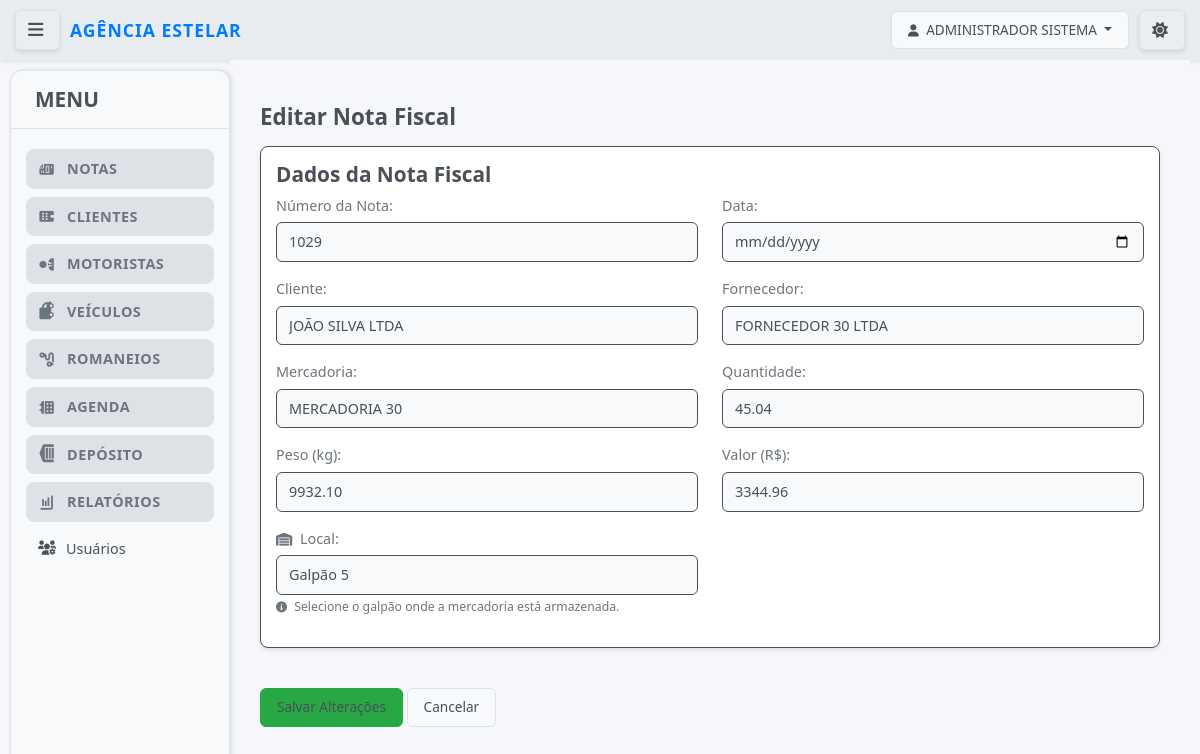
/notas/editar/404/ (signed in), run on the app's committed database.
### notas/models.py (models this page shows, shortened)
class UpperCaseMixin:
    def save(self, *args, **kwargs):
        for field in self._meta.fields:
            if hasattr(field, 'max_length') and hasattr(self, field.name):
                value = getattr(self, field.name)
                if value and isinstance(value, str):
                    exclude_fields = [
                        'email', 'password', 'username', 'cpf', 'cnpj',
                        'cnh', 'chassi', 'renavam', 'placa', 'cep',
                        'telefone', 'rntrc', 'numero_consulta', 'tipo_usuario',
                        'status'  # Adicionado para não converter status para maiúsculo
                    ]
                    if field.name not in exclude_fields:
                        setattr(self, field.name, value.upper())
        super().save(*args, **kwargs)

class Usuario(UpperCaseMixin, AbstractUser):
    TIPO_USUARIO_CHOICES = [
        ('admin', 'Administrador'),
        ('funcionario', 'Funcionário'),
        ('cliente', 'Cliente'),
    ]
    tipo_usuario = models.CharField(
        max_length=20,
        choices=TIPO_USUARIO_CHOICES,
        default='funcionario',
        verbose_name="Tipo de Usuário"
    )
    cliente = models.ForeignKey(
        Cliente,
        on_delete=models.CASCADE,
        null=True,
        blank=True,
        verbose_name="Cliente Vinculado"
    )
    telefone = models.CharField(max_length=20, blank=True, verbose_name="Telefone")
    ultimo_acesso = models.DateTimeField(null=True, blank=True, verbose_name="Último Acesso")
    REQUIRED_FIELDS = ['email', 'first_name', 'last_name']
    USERNAME_FIELD = 'username'
    is_authenticated = True
    is_anonymous = False
    objects = UsuarioManager()
    class Meta:
        verbose_name = "Usuário"
        verbose_name_plural = "Usuários"
        ordering = ['username']
    def get_full_name(self):
        return f"{self.first_name} {self.last_name}".strip()
    @property
    def is_admin(self):
        return self.tipo_usuario == 'admin'
    @property
    def is_cliente(self):
        return self.tipo_usuario == 'cliente'
    def can_access_funcionalidades(self):
        return self.is_admin or self.is_funcionario

class NotaFiscal(UpperCaseMixin, models.Model):
    cliente = models.ForeignKey(Cliente, on_delete=models.PROTECT, related_name='notas_fiscais', verbose_name="Cliente")
    nota = models.CharField(max_length=50, verbose_name="Número da Nota")
    data = models.DateField(verbose_name="Data de Emissão") # Nome 'data' mantido, era o que o Django esperava
    fornecedor = models.CharField(max_length=200, verbose_name="Fornecedor")
    mercadoria = models.CharField(max_length=200, verbose_name="Mercadoria")
    quantidade = models.DecimalField(max_digits=10, decimal_places=2, verbose_name="Quantidade")
    peso = models.DecimalField(max_digits=10, decimal_places=2, verbose_name="Peso (kg)")
    valor = models.DecimalField(max_digits=10, decimal_places=2, verbose_name="Valor (R$)")
    STATUS_NF_CHOICES = [ # Renomeado para evitar conflito com Cliente.STATUS_CHOICES
        ('Depósito', 'Depósito'),
        ('Enviada', 'Enviada'),
    ]
    status = models.CharField(max_length=20, default='Depósito', choices=STATUS_NF_CHOICES, verbose_name="Status da NF")
    LOCAL_CHOICES = [
        ('1', 'Galpão 1'),
        ('2', 'Galpão 2'),
        ('3', 'Galpão 3'),
        ('4', 'Galpão 4'),
        ('5', 'Galpão 5'),
    ]
    local = models.CharField(max_length=10, choices=LOCAL_CHOICES, blank=True, null=True, verbose_name="Local")
    romaneios = models.ManyToManyField(
        'RomaneioViagem',
        related_name='notas_vinculadas', # Related_name para evitar conflito
        blank=True,
        verbose_name="Romaneios Vinculados"
    )
    class Meta:
        verbose_name = "Nota Fiscal"
        verbose_name_plural = "Notas Fiscais"
        ordering = ['-data', 'nota']
        constraints = [
            UniqueConstraint(fields=['nota', 'cliente', 'mercadoria', 'quantidade', 'peso'],
                             name='unique_nota_fiscal_por_campos_chave')
        ]

### notas/views.py (the view)
# urls.py: path('editar/<int:pk>/', views.editar_nota_fiscal, name='editar_nota_fiscal'),
def editar_nota_fiscal(request, pk):
    nota = get_object_or_404(NotaFiscal, pk=pk)
    if request.method == 'POST':
        form = NotaFiscalForm(request.POST, instance=nota)
        if form.is_valid():
            form.save()
            messages.success(request, 'Nota fiscal atualizada com sucesso!')
            return redirect('notas:detalhes_nota_fiscal', pk=nota.pk)
        else:
            messages.error(request, 'Houve um erro ao atualizar a nota fiscal. Verifique os campos.')
    else:
        form = NotaFiscalForm(instance=nota)
    return render(request, 'notas/editar_nota.html', {'form': form, 'nota': nota})

### notas/models.py (called while the page is built)
    def __str__(self):
        return self.razao_social

### notas/templates/notas/editar_nota.html (shortened to what this page needs)
{% extends 'base.html' %}
{% block content %}
<div class="container mt-4">
    <h2>Editar Nota Fiscal</h2>
    <form method="post">
        <div class="card card-body mb-4">
            <h3>Dados da Nota Fiscal</h3>
            <div class="row">
                <div class="col-md-6 mb-3">
                    <label for="{{ form.nota.id_for_label }}" class="form-label">{{ form.nota.label }}:</label>
                    {{ form.nota }}
                </div>
                <div class="col-md-6 mb-3">
                    <label for="{{ form.data.id_for_label }}" class="form-label">{{ form.data.label }}:</label>
                    {{ form.data }}
                </div>
                <div class="col-md-6 mb-3">
                    <label for="{{ form.cliente.id_for_label }}" class="form-label">{{ form.cliente.label }}:</label>
                    {{ form.cliente }}
                </div>
                <div class="col-md-6 mb-3">
                    <label for="{{ form.fornecedor.id_for_label }}" class="form-label">{{ form.fornecedor.label }}:</label>
                    {{ form.fornecedor }}
                </div>
                <div class="col-md-6 mb-3">
                    <label for="{{ form.mercadoria.id_for_label }}" class="form-label">{{ form.mercadoria.label }}:</label>
                    {{ form.mercadoria }}
                </div>
                <div class="col-md-6 mb-3">
                    <label for="{{ form.quantidade.id_for_label }}" class="form-label">{{ form.quantidade.label }}:</label>
                    {{ form.quantidade }}
                </div>
                <div class="col-md-6 mb-3">
                    <label for="{{ form.peso.id_for_label }}" class="form-label">{{ form.peso.label }}:</label>
                    {{ form.peso }}
                </div>
                <div class="col-md-6 mb-3">
                    <label for="{{ form.valor.id_for_label }}" class="form-label">{{ form.valor.label }}:</label>
                    {{ form.valor }}
                </div>
                <div class="col-md-6 mb-3">
                    <label for="{{ form.local.id_for_label }}" class="form-label">
                        <i class="fas fa-warehouse"></i> {{ form.local.label }}:
                    </label>
                    {{ form.local }}
                    <small class="form-text text-muted">
                        <i class="fas fa-info-circle"></i> Selecione o galpão onde a mercadoria está armazenada.
                    </small>
                </div>
            </div>
        </div>
        <button type="submit" class="btn btn-success mt-3">Salvar Alterações</button>
        <a href="{% url 'notas:detalhes_nota_fiscal' nota.pk %}" class="btn btn-secondary mt-3">Cancelar</a>
    </form>
</div>
{% endblock %}

### templates/base.html (shortened to what this page needs)
{% load static %}
<!DOCTYPE html>
<html lang="pt-BR">
<head>
    <link href="https://cdn.jsdelivr.net/npm/bootstrap@5.3.3/dist/css/bootstrap.min.css" rel="stylesheet">
            <link rel="stylesheet" href="{% static 'css/style.css' %}?v=4.8">
    <link rel="stylesheet" href="https://cdnjs.cloudflare.com/ajax/libs/font-awesome/6.0.0-beta3/css/all.min.css">
</head>
<body class="{% if not user.is_authenticated %}login-page{% endif %}">
    <div class="top-bar">
        {% if user.is_authenticated %}
        <button id="menu-toggle" class="btn btn-outline-light btn-sm menu-toggle-btn" title="Alternar Menu">
            <i class="fas fa-bars"></i>
        </button>
        {% endif %}
                        <div class="logo-container">
                            <a href="{% url 'notas:dashboard' %}" class="logo">Agência Estelar</a>
                        </div>
        <div class="user-area">
            <div class="user-info">
                {% if user.is_authenticated %}
                    <div class="dropdown">
                        <button class="btn btn-outline-light dropdown-toggle" type="button" id="userDropdown" data-bs-toggle="dropdown" aria-expanded="false">
                            <i class="fas fa-user"></i> {{ user.get_full_name|default:user.username }}
                        </button>
                    </div>
                {% else %}
                    <a href="{% url 'notas:login' %}" class="btn btn-outline-light">Login</a>
                {% endif %}
            </div>
            <button id="theme-toggle" class="btn btn-outline-light btn-sm theme-toggle-btn" title="Alternar Tema">
                <i id="theme-icon" class="fas fa-sun"></i>
            </button>
        </div>
    </div>
    <div class="main-wrapper">
        {% if user.is_authenticated %}
               <div class="sidebar">
           <div class="sidebar-header">
               <h3>MENU</h3>
           </div>
            <nav class="sidebar-nav">
                <ul class="nav-menu">
                    {% if user.can_access_funcionalidades %}
                    <li class="nav-group">
                        <div class="nav-group-header">
                            <i class="fas fa-file-invoice"></i>
                            <span>Notas</span>
                        </div>
                    </li>
                    <li class="nav-group">
                        <div class="nav-group-header">
                            <i class="fas fa-building"></i>
                            <span>Clientes</span>
                        </div>
                    </li>
                    <li class="nav-group">
                        <div class="nav-group-header">
                            <i class="fas fa-user-tie"></i>
                            <span>Motoristas</span>
                        </div>
                    </li>
                    <li class="nav-group">
                        <div class="nav-group-header">
                            <i class="fas fa-truck"></i>
                            <span>Veículos</span>
                        </div>
                    </li>
                    <li class="nav-group">
                        <div class="nav-group-header">
                            <i class="fas fa-route"></i>
                            <span>Romaneios</span>
                        </div>
                    </li>
                    {% if user.is_admin %}
                    <li class="nav-group">
                        <div class="nav-group-header">
                            <i class="fas fa-calendar-alt"></i>
                            <span>Agenda</span>
                        </div>
                    </li>
                    {% endif %}
                    <li class="nav-group">
                        <div class="nav-group-header">
                            <i class="fas fa-warehouse"></i>
                            <span>Depósito</span>
                        </div>
                    </li>
                    {% if user.is_admin %}
                    <li class="nav-group">
                        <div class="nav-group-header">
                            <i class="fas fa-chart-bar"></i>
                            <span>Relatórios</span>
                        </div>
                    </li>
                   <li class="nav-item">
                       <a href="{% url 'notas:listar_usuarios' %}">
                           <i class="fas fa-users-cog"></i> Usuários
                       </a>
                   </li>
                    {% endif %}
                    {% endif %}
                </ul>
            </nav>
        </div>
        {% endif %}
        <div class="main-content">
            {% block content %}{% endblock %}
        </div>
    </div>
</body>
</html>
</html>

### data on the page
Usuario: get_full_name "ADMINISTRADOR SISTEMA"
NotaFiscal: nota "1029", cliente "JOÃO SILVA LTDA", fornecedor "FORNECEDOR 30 LTDA", mercadoria "MERCADORIA 30", quantidade "45.04", peso "9932.10", valor "3344.96", local "Galpão 5"
